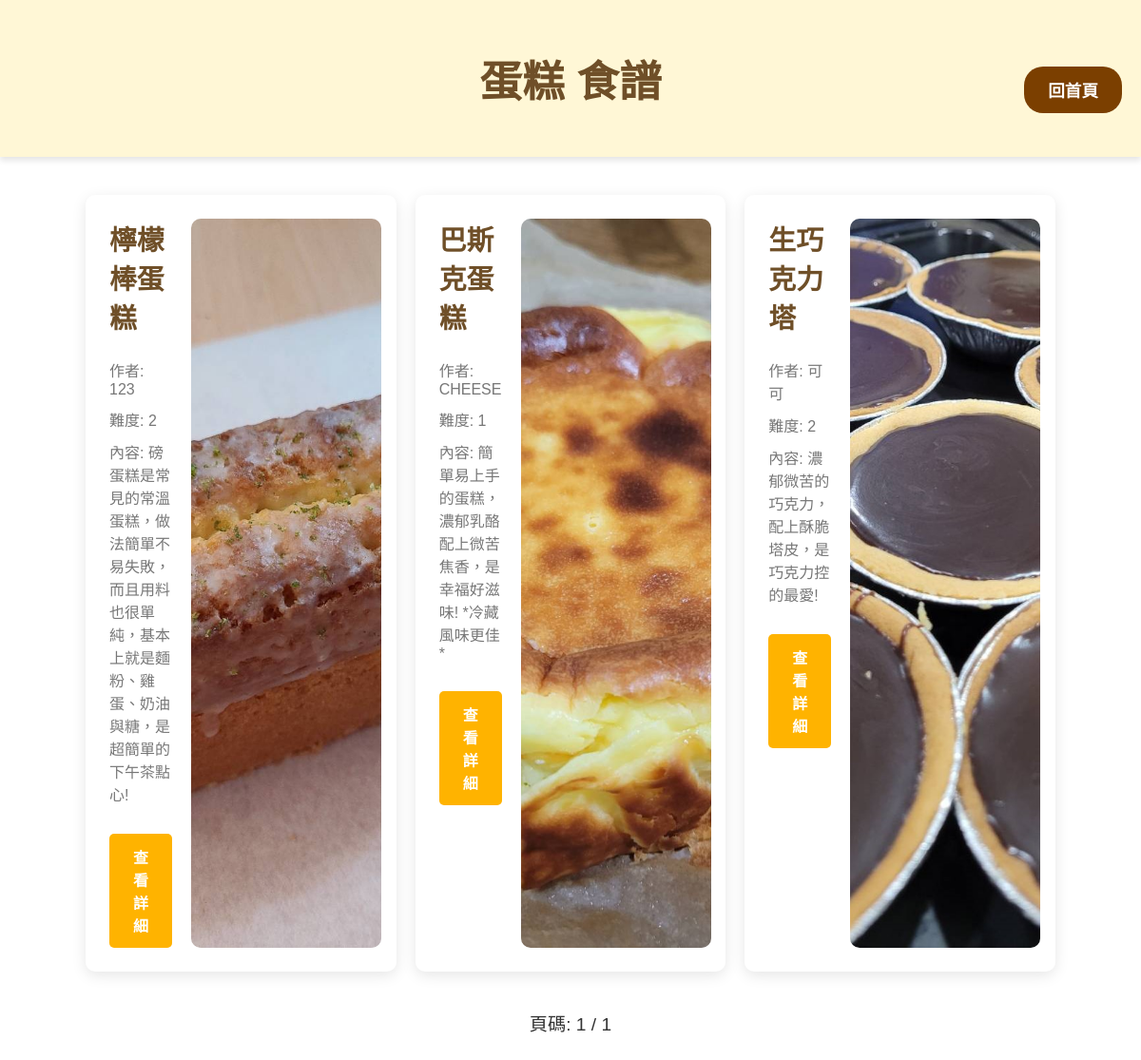
The app's page /recipes/蛋糕 with its own data.
### models.py (models this page shows, shortened)
class Recipe(db.Model):
    id = db.Column(db.Integer, primary_key=True)
    title = db.Column(db.String(100), nullable=False)
    author = db.Column(db.String(50), nullable=False)  # 作者欄位
    content = db.Column(db.Text, nullable=False)
    ingredients = db.Column(db.Text, nullable=False)
    steps = db.Column(db.Text, nullable=False)
    image = db.Column(db.String(100), nullable=True)  # 新增欄位用於存儲圖片文件名
    difficulty = db.Column(db.String(1), nullable=False)  # 儲存難度星級
    created_at = db.Column(db.DateTime, default=get_current_time)  # 新增時的時間
    category = db.Column(db.String(50), nullable=True)   # 新增類別欄位

### app.py (the view)
@app.route('/recipes/<category_name>')
def show_recipes_by_category(category_name):
    page = request.args.get('page', 1, type=int)
    recipes_per_page = 10
    pagination = Recipe.query.filter_by(category=category_name).paginate(page=page, per_page=recipes_per_page, error_out=False)
    return render_template('recipes_by_category.html',
                           category_name=category_name,
                           recipes=pagination.items,  # 當前頁的食譜
                           pagination=pagination)     # 分頁物件

### templates/recipes_by_category.html (shortened to what this page needs)
<!DOCTYPE html>
<html lang="zh-Hant">
<head>
</head>
<body>
    <header>
        <h1>{{ category_name }} 食譜</h1>
    </header>
    <a href="{{ url_for('index') }}" class="btn-back-home">回首頁</a>
    <div class="container">
        {% if recipes %}
            <div class="recipe-list">
                {% for recipe in recipes %}
                    <div class="recipe-card">
                        <div class="text-content">
                            <h2>{{ recipe.title }}</h2>
                            <p>作者: {{ recipe.author }}</p>
                            <p>難度: {{ recipe.difficulty }}</p>
                            <p>內容: {{ recipe.content }}</p>
                            <a href="{{ url_for('show_recipe', recipe_id=recipe.id) }}">查看詳細</a>
                        </div>
                        {% if recipe.image %}
                            <img src="{{ url_for('uploaded_file', filename=recipe.image) }}" alt="{{ recipe.title }}">
                        {% endif %}
                    </div>
                {% endfor %}
            </div>
            <div class="pagination">
                <span>頁碼: {{ pagination.page }} / {{ pagination.pages }}</span>
            </div>
        {% else %}
            <p class="no-recipes">目前沒有任何食譜。</p>
        {% endif %}
    </div>
</body>
</html>

### templates/recipes_by_category.html (style rules this page uses)
body { font-family: 'Arial', sans-serif; background-color: white; margin: 0; padding: 0; color: #6f4f28; }
header { background-color: #FFF7D6; color: #6f4f28; text-align: center; padding: 50px 0; box-shadow: 0 4px 6px rgba(0, 0, 0, 0.1); }
h1 { font-size: 2.8em; margin: 0; font-weight: bold; color: #6f4f28; }
.container { width: 85%; margin: 40px auto; }
.recipe-list { display: grid; grid-template-columns: repeat(auto-fill, minmax(300px, 1fr)); gap: 20px; }
.recipe-card { display: flex; background-color: white; padding: 25px; border-radius: 10px; box-shadow: 0 4px 15px rgba(0, 0, 0, 0.1); transition: transform 0.3s ease, box-shadow 0.3s ease; overflow: hidden; display: flex; }
.recipe-card .text-content { flex: 1; }
.recipe-card h2 { margin-top: 0; font-size: 1.8em; color: #6f4f28; }
.recipe-card p { color: #777; margin: 10px 0; }
.recipe-card a { display: inline-block; margin-top: 20px; padding: 12px 25px; background-color:#FFB300; color: white; text-decoration: none; font-weight: bold; border-radius: 5px; text-align: center; transition: background-color 0.3s ease, transform 0.2s ease; }
.recipe-card img { width: 200px; height: auto; border-radius: 10px; margin-left: 20px; max-width: 100%; object-fit: cover; }
.pagination { display: flex; justify-content: center; margin-top: 40px; }
.pagination span { font-size: 1.2em; color: #333; margin: 0 15px; }
.btn-back-home { position: absolute; top: 70px; right: 20px; padding: 12px 25px; background-color: #7B3F00; color: white; text-decoration: none; border-radius: 20px; font-size: 1.1em; font-weight: bold; transition: background-color 0.3s ease, transform 0.2s ease; }

### records on screen
Recipe: title "檸檬棒蛋糕", author "123", difficulty "2", content "磅蛋糕是常見的常溫蛋糕，做法簡單不易失敗，而且用料也很單純，基本上就是麵粉、雞蛋、奶油與糖，是超簡單的下午茶點心!", image (picture)
Recipe: title "巴斯克蛋糕", author "CHEESE", difficulty "1", content "簡單易上手的蛋糕，濃郁乳酪配上微苦焦香，是幸福好滋味! *冷藏風味更佳*", image (picture)
Recipe: title "生巧克力塔", author "可可", difficulty "2", content "濃郁微苦的巧克力，配上酥脆塔皮，是巧克力控的最愛!", image (picture)

### other values on screen
{{ category_name }} "蛋糕"
{{ pagination.page }} "1"
{{ pagination.pages }} "1"
